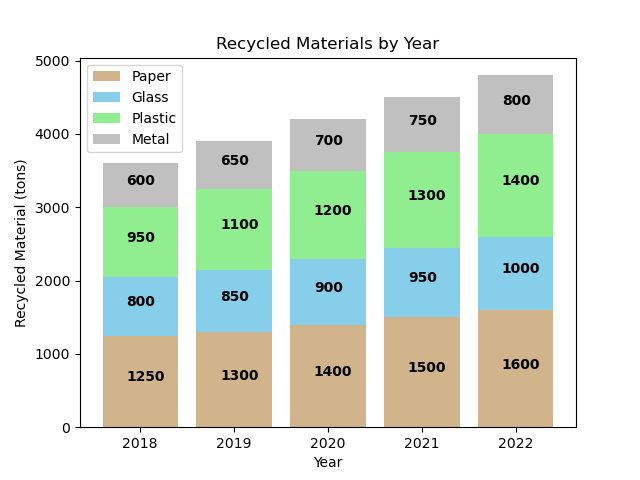

Generate this figure with Python:

import matplotlib.pyplot as plt

# Data from the table
data = [
    {'Year': 2018, 'Paper (tons)': 1250, 'Glass (tons)': 800, 'Plastic (tons)': 950, 'Metal (tons)': 600},
    {'Year': 2019, 'Paper (tons)': 1300, 'Glass (tons)': 850, 'Plastic (tons)': 1100, 'Metal (tons)': 650},
    {'Year': 2020, 'Paper (tons)': 1400, 'Glass (tons)': 900, 'Plastic (tons)': 1200, 'Metal (tons)': 700},
    {'Year': 2021, 'Paper (tons)': 1500, 'Glass (tons)': 950, 'Plastic (tons)': 1300, 'Metal (tons)': 750},
    {'Year': 2022, 'Paper (tons)': 1600, 'Glass (tons)': 1000, 'Plastic (tons)': 1400, 'Metal (tons)': 800}
]

# Extract the years and each material amount
years = [entry['Year'] for entry in data]
paper = [entry['Paper (tons)'] for entry in data]
glass = [entry['Glass (tons)'] for entry in data]
plastic = [entry['Plastic (tons)'] for entry in data]
metal = [entry['Metal (tons)'] for entry in data]

# Plotting the stacked bar chart
fig, ax = plt.subplots()

ax.bar(years, paper, label='Paper', color='tan')
ax.bar(years, glass, bottom=paper, label='Glass', color='skyblue')
ax.bar(years, plastic, bottom=[i+j for i,j in zip(paper, glass)], label='Plastic', color='lightgreen')
ax.bar(years, metal, bottom=[i+j+k for i,j,k in zip(paper, glass, plastic)], label='Metal', color='silver')

# Adding labels and title
plt.xlabel('Year')
plt.ylabel('Recycled Material (tons)')
plt.title('Recycled Materials by Year')

# Adding legend
plt.legend()

# Display the values on the bars to enhance readability.
for i, v in enumerate(paper):
    plt.text(years[i] - 0.15, v / 2, str(v), color='black', fontweight='bold')
    
for i, v in enumerate(glass):
    plt.text(years[i] - 0.15, v / 2 + paper[i], str(v), color='black', fontweight='bold')
    
for i, v in enumerate(plastic):
    plt.text(years[i] - 0.15, v / 2 + paper[i] + glass[i], str(v), color='black', fontweight='bold')
    
for i, v in enumerate(metal):
    plt.text(years[i] - 0.15, v / 2 + paper[i] + glass[i] + plastic[i], str(v), color='black', fontweight='bold')

# Show the plot
plt.show()
